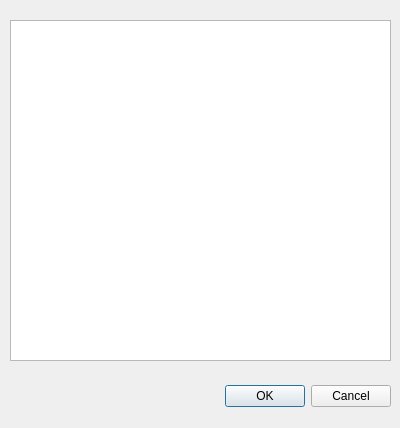
<?xml version="1.0" encoding="UTF-8"?>
<ui version="4.0">
 <class>Dialog</class>
 <widget class="QDialog" name="Dialog">
  <property name="geometry">
   <rect>
    <x>0</x>
    <y>0</y>
    <width>400</width>
    <height>428</height>
   </rect>
  </property>
  <property name="windowTitle">
   <string>Dialog</string>
  </property>
  <widget class="QDialogButtonBox" name="buttonBox">
   <property name="geometry">
    <rect>
     <x>50</x>
     <y>380</y>
     <width>341</width>
     <height>32</height>
    </rect>
   </property>
   <property name="orientation">
    <enum>Qt::Horizontal</enum>
   </property>
   <property name="standardButtons">
    <set>QDialogButtonBox::Cancel|QDialogButtonBox::Ok</set>
   </property>
  </widget>
  <widget class="QListWidget" name="listWidget">
   <property name="geometry">
    <rect>
     <x>10</x>
     <y>20</y>
     <width>381</width>
     <height>341</height>
    </rect>
   </property>
  </widget>
 </widget>
 <resources/>
 <connections>
  <connection>
   <sender>buttonBox</sender>
   <signal>accepted()</signal>
   <receiver>Dialog</receiver>
   <slot>accept()</slot>
   <hints>
    <hint type="sourcelabel">
     <x>248</x>
     <y>254</y>
    </hint>
    <hint type="destinationlabel">
     <x>157</x>
     <y>274</y>
    </hint>
   </hints>
  </connection>
  <connection>
   <sender>buttonBox</sender>
   <signal>rejected()</signal>
   <receiver>Dialog</receiver>
   <slot>reject()</slot>
   <hints>
    <hint type="sourcelabel">
     <x>316</x>
     <y>260</y>
    </hint>
    <hint type="destinationlabel">
     <x>286</x>
     <y>274</y>
    </hint>
   </hints>
  </connection>
 </connections>
</ui>
